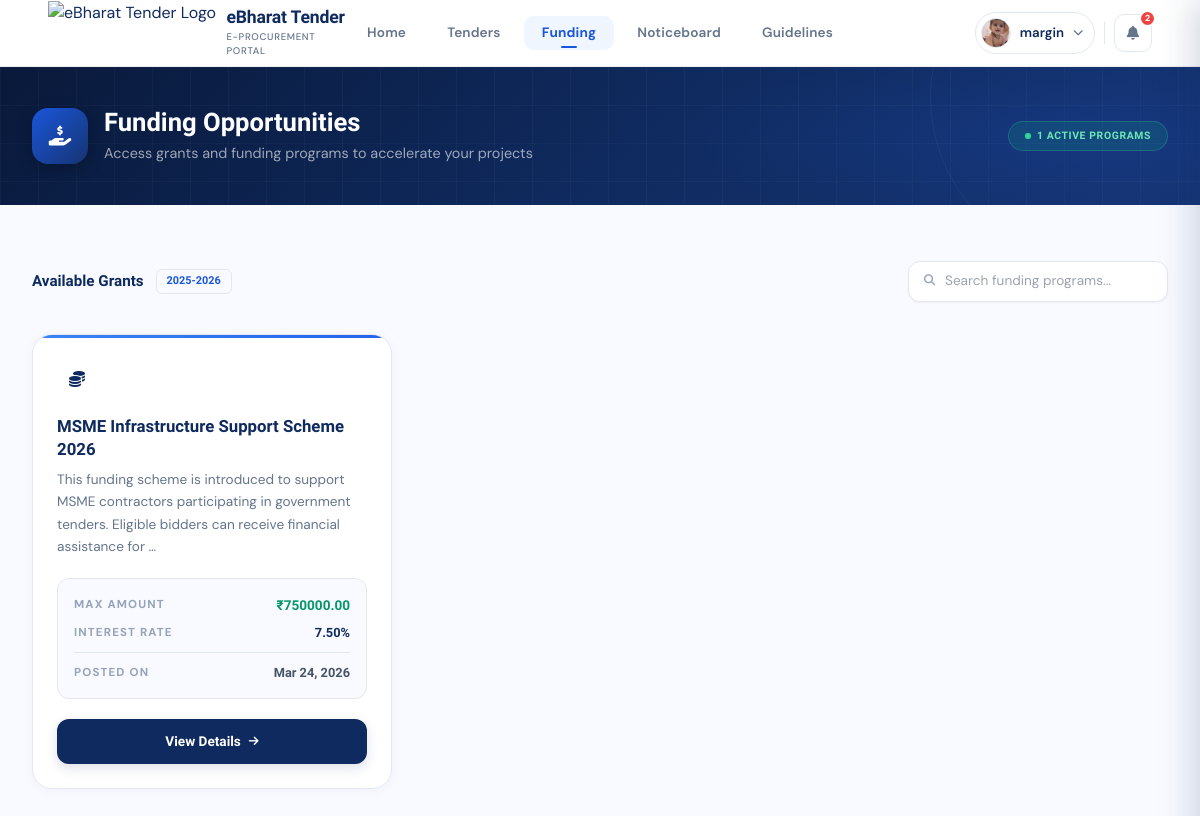
The app's page /funding/ (signed in) with its own data.
### accounts/models.py (models this page shows, shortened)
class UserProfile(models.Model):
    ROLE_CHOICES = (
        ('creator', 'Tender Creator / Department'),
        ('bidder', 'Bidder / Vendor'),
    )
    STATUS_CHOICES = (
        ('pending', 'Pending'),
        ('approved', 'Approved'),
        ('rejected', 'Rejected'),
    )
    user = models.OneToOneField(User, on_delete=models.CASCADE)
    full_name = models.CharField(max_length=150, blank=True, null=True)
    profile_pic = models.ImageField(upload_to='profile_pic/', null=True, blank=True)
    mobile = models.CharField(max_length=15, blank=True, null=True)
    address = models.TextField(blank=True, null=True)
    gov_id_type = models.CharField(max_length=50, blank=True, null=True)
    gov_id_number = models.CharField(max_length=50, blank=True, null=True)
    gov_id_upload = models.FileField(upload_to='gov_id/', blank=True, null=True)
    designation = models.CharField(max_length=100, blank=True, null=True)
    role = models.CharField(max_length=20, choices=ROLE_CHOICES, blank=True, null=True)
    status = models.CharField(
        max_length=20,
        choices=STATUS_CHOICES,
        default='pending'
    )
    admin_remark = models.TextField(blank=True, null=True)
    created_at = models.DateTimeField(auto_now_add=True)

### funding/models.py (models this page shows, shortened)
class Funding(models.Model):
    tender = models.ForeignKey(Tenderss, on_delete=models.SET_NULL, null=True, blank=True, related_name='fundings')
    title = models.CharField(max_length=255)
    description = models.TextField()
    interest_rate = models.DecimalField(max_digits=5, decimal_places=2, help_text="Annual interest rate in %")
    max_amount = models.DecimalField(max_digits=15, decimal_places=2)
    created_at = models.DateTimeField(auto_now_add=True)

### public/views.py (the view)
# urls.py: path('funding/', views.funding_list, name='funding_list'),
def funding(request):
    fundings = Funding.objects.all().order_by('-created_at')
    active_count = fundings.count()
    return render(request, 'funding.html', {'fundings': fundings, 'active_count': active_count})

### accounts/context_processors.py (called while the page is built)
def notifications(request):
    if request.user.is_authenticated:
        user_notifications = Notification.objects.filter(user=request.user).order_by('-created_at')
        unread_count = user_notifications.filter(is_read=False).count()
        return {
            'notifications': user_notifications,
            'unread_count': unread_count,
        }
    return {
        'notifications': [],
        'unread_count': 0,
    }

### public/templates/funding.html (shortened to what this page needs)
{% extends "base.html" %} {% load static %} {% block content %}
<div class="title-bar relative overflow-hidden"
     style="background: linear-gradient(135deg, #09193a 0%, #0f2a5e 52%, #163472 100%);">
  <div class="absolute inset-0 pointer-events-none"
       style="background: radial-gradient(ellipse 48% 100% at 88% 50%, rgba(26,86,219,0.17) 0%, transparent 68%);"></div>
  <div class="relative z-[1] max-w-[1280px] mx-auto px-4 sm:px-6 lg:px-8 py-8 sm:py-10">
    <div class="flex flex-col md:flex-row md:items-center justify-between gap-5">
      <div class="flex items-center gap-4 anim-1 min-w-0">
        <div class="w-12 h-12 sm:w-14 sm:h-14 rounded-2xl flex items-center justify-center
                    text-white text-[1.1rem] sm:text-[1.25rem] flex-shrink-0
                    shadow-[0_4px_16px_rgba(0,0,0,0.22)]"
             style="background: linear-gradient(135deg, #1a56db, #163472);">
          <i class="fas fa-hand-holding-usd"></i>
        </div>
        <div class="min-w-0">
          <h1 class="font-sora text-[1.3rem] sm:text-[1.6rem] font-extrabold text-white leading-tight mb-1">
            Funding Opportunities
          </h1>
          <p class="font-dmSans text-[0.82rem] sm:text-[0.9rem] text-white/60">
            Access grants and funding programs to accelerate your projects
          </p>
        </div>
      </div>
      <div class="anim-2">
        <span class="inline-flex items-center gap-[6px] px-4 py-[6px] rounded-full
                     font-sora text-[0.65rem] font-bold tracking-[0.06em] uppercase
                     bg-emerald-500/15 border border-emerald-400/25 text-emerald-300">
          <span class="relative flex h-[6px] w-[6px]">
            <span class="relative inline-flex h-[6px] w-[6px] rounded-full bg-emerald-400"></span>
          </span>
          {{ active_count }} Active Programs
        </span>
      </div>
    </div>
  </div>
</div>
<div class="bg-[#f8faff] min-h-screen">
  <div class="max-w-[1280px] mx-auto px-4 sm:px-6 lg:px-8 py-10 sm:py-14">
    <div class="flex flex-wrap items-center justify-between gap-4 mb-8 anim-1">
      <div class="flex items-center gap-3">
        <p class="font-sora text-[0.95rem] font-bold text-[#0f2a5e]">Available Grants</p>
        <span class="px-2.5 py-[3px] rounded-md bg-blue-50 border border-blue-100 text-[#1a56db] font-sora text-[0.68rem] font-bold">2025-2026</span>
      </div>
      <div class="flex items-center gap-2 w-full sm:w-auto">
        <div class="relative w-full sm:w-[260px]">
          <i class="fas fa-search absolute left-3 top-1/2 -translate-y-1/2 text-slate-400 text-[0.7rem] z-10 w-4 pl-1"></i>
          <input type="text" placeholder="Search funding programs..."
                 class="pl-9 pr-4 py-[0.6rem] bg-white border border-slate-200 rounded-xl text-[0.85rem] font-dmSans text-slate-600 focus:outline-none focus:border-blue-400 focus:ring-2 focus:ring-blue-100 transition-all w-full shadow-sm">
        </div>
      </div>
    </div>
    <div class="grid grid-cols-1 md:grid-cols-2 lg:grid-cols-3 gap-6 lg:gap-7">
      {% for funding in fundings %}
      <div class="card-hover-lift anim-card relative bg-white rounded-[1.25rem] border border-slate-200 flex flex-col
                  shadow-[0_2px_12px_rgba(15,42,94,0.04)] overflow-hidden">
        <div class="card-top-accent" style="background: linear-gradient(90deg, #3b82f6, #2563eb);"></div>
        <div class="p-6 flex flex-col flex-1">
          <div class="w-10 h-10 rounded-xl bg-blue-50 flex items-center justify-center text-blue-600 text-[1rem] mb-4">
            <i class="fas fa-coins"></i>
          </div>
          <h3 class="font-sora text-[1.05rem] font-extrabold text-[#0f2a5e] mb-2 leading-snug">{{ funding.title }}</h3>
          <p class="font-dmSans text-[0.85rem] text-slate-500 leading-relaxed mb-5 flex-1">
            {{ funding.description|truncatewords:20 }}
          </p>
          <div class="bg-[#f8faff] rounded-xl p-4 border border-blue-50 mb-5">
            <div class="flex items-center justify-between mb-2">
              <span class="font-dmSans text-[0.72rem] text-slate-400 uppercase tracking-widest font-bold">Max Amount</span>
              <span class="font-sora text-[0.85rem] font-extrabold text-emerald-600">₹{{ funding.max_amount }}</span>
            </div>
            <div class="flex items-center justify-between mb-2">
              <span class="font-dmSans text-[0.72rem] text-slate-400 uppercase tracking-widest font-bold">Interest Rate</span>
              <span class="font-sora text-[0.8rem] font-bold text-[#0f2a5e]">{{ funding.interest_rate }}%</span>
            </div>
            <div class="h-px w-full bg-slate-200 my-2.5"></div>
            <div class="flex items-center justify-between">
              <span class="font-dmSans text-[0.72rem] text-slate-400 uppercase tracking-widest font-bold">Posted On</span>
              <span class="font-sora text-[0.8rem] font-bold text-slate-600">{{ funding.created_at|date:"M d, Y" }}</span>
            </div>
          </div>
          <a href="{% url 'public:fundingDetails' funding.id %}" class="inline-flex items-center justify-center gap-2 w-full py-[0.75rem]
                             bg-[#0f2a5e] hover:bg-[#1a56db] text-white font-sora text-[0.85rem] font-bold rounded-xl
                             shadow-[0_4px_12px_rgba(15,42,94,0.15)] transition-all duration-200">
            <span>View Details</span> <i class="fas fa-arrow-right text-[0.7rem]"></i>
          </a>
        </div>
      </div>
      {% endfor %}
    </div>
  </div>
</div>
{% endblock %}

### public/templates/base.html (shortened to what this page needs)
{% load static %}
<!DOCTYPE html>
<html lang="en">
<head>
  <link href="https://cdnjs.cloudflare.com/ajax/libs/font-awesome/6.5.1/css/all.min.css" rel="stylesheet">
  <script src="https://cdn.tailwindcss.com"></script>
</head>
<body class="font-dmSans bg-surface text-navy min-h-screen">
<header class="sticky top-0 z-[100] bg-white/[0.98] backdrop-blur-[16px]
               border-b border-[rgba(15,42,94,0.08)] shadow-[0_1px_0_rgba(15,42,94,0.08)]">
  <div class="max-w-[1600px] w-full mx-auto px-6 lg:px-12 h-[66px] flex items-center justify-between">
    <a href="/" class="flex flex-1 items-center gap-[0.65rem] no-underline flex-shrink-0">
      <img src="{% static 'images/logo/logo-icon.png' %}"
           class="h-[65px] w-auto block flex-shrink-0" alt="eBharat Tender Logo">
      <div>
        <span class="font-sora font-extrabold text-[1.1rem] text-navy leading-tight tracking-[-0.01em] block">
          eBharat Tender
        </span>
        <span class="block text-[0.6rem] font-medium text-muted tracking-[0.07em] uppercase mt-px">
          e-Procurement Portal
        </span>
      </div>
    </a>
    <nav class="hidden md:flex flex-none items-center justify-center gap-[6px]">
      <a href="/" class="nav-link {% if request.path == '/' %}active{% endif %} px-[1.1rem] py-[0.45rem] rounded-[10px] text-[0.85rem] font-semibold text-muted no-underline tracking-[0.01em] whitespace-nowrap">
        Home
      </a>
      <a href="/tenders/" class="nav-link {% if '/tenders/' in request.path %}active{% endif %} px-[1.1rem] py-[0.45rem] rounded-[10px] text-[0.85rem] font-semibold text-muted no-underline tracking-[0.01em] whitespace-nowrap">
        Tenders
      </a>
      <a href="/funding/" class="nav-link {% if '/funding/' in request.path %}active{% endif %} px-[1.1rem] py-[0.45rem] rounded-[10px] text-[0.85rem] font-semibold text-muted no-underline tracking-[0.01em] whitespace-nowrap">
        Funding
      </a>
      <a href="/noticeboard/" class="nav-link {% if '/noticeboard/' in request.path %}active{% endif %} px-[1.1rem] py-[0.45rem] rounded-[10px] text-[0.85rem] font-semibold text-muted no-underline tracking-[0.01em] whitespace-nowrap">
        Noticeboard
      </a>
      <a href="/guidelines/" class="nav-link {% if '/guidelines/' in request.path %}active{% endif %} px-[1.1rem] py-[0.45rem] rounded-[10px] text-[0.85rem] font-semibold text-muted no-underline tracking-[0.01em] whitespace-nowrap">
        Guidelines
      </a>
    </nav>
    <div class="flex flex-1 items-center justify-end gap-[0.4rem]">
      {% if user.is_authenticated %}
      <div class="relative">
        <button id="profileBtn" aria-expanded="false"
                class="profile-btn flex items-center gap-[0.55rem] px-[0.7rem] py-[0.3rem] pl-[0.3rem]
                       rounded-full border-[1.5px] border-border bg-white cursor-pointer
                       transition-all duration-[0.18s]
                       hover:border-blue-light hover:bg-surface hover:shadow-[0_2px_8px_rgba(59,130,246,0.12)]">
          {% if user.userprofile.profile_pic %}
            <img src="{{ user.userprofile.profile_pic.url }}"
                 class="w-[30px] h-[30px] rounded-full object-cover border-[1.5px] border-border" alt="Profile">
          {% else %}
            <img src="{% static 'images/logo/default-profile.png' %}"
                 class="w-[30px] h-[30px] rounded-full object-cover border-[1.5px] border-border" alt="Profile">
          {% endif %}
          <span class="hidden sm:block text-[0.83rem] font-semibold text-navy
                       max-w-[120px] overflow-hidden text-ellipsis whitespace-nowrap">
            {{ user.username }}
          </span>
          <i class="fas fa-chevron-down profile-chevron text-[0.65rem] text-muted"></i>
        </button>
      </div>
      <div class="relative">
        <button id="notificationBtn" aria-label="Notifications"
                class="w-[38px] h-[38px] rounded-[10px] border-[1.5px] border-border bg-white
                       flex items-center justify-center text-muted text-[0.88rem] cursor-pointer
                       relative transition-all duration-[0.18s]
                       hover:border-blue-light hover:text-blue hover:bg-blue-50
                       hover:-translate-y-px hover:shadow-[0_2px_8px_rgba(59,130,246,0.15)]">
          <i class="fas fa-bell"></i>
          {% if unread_count > 0 %}
          <span id="notificationBadge"
                class="notif-badge absolute -top-[5px] -right-[5px]
                       bg-red-500 text-white text-[0.56rem] font-extrabold
                       min-w-[17px] h-[17px] rounded-[9px] flex items-center justify-center
                       px-[3px] border-2 border-white leading-none">
            {{ unread_count }}
          </span>
          {% endif %}
        </button>
      </div>
      {% endif %}
    </div>
  </div>
</header>
<main class="min-h-[70vh]">
  {% block content %}{% endblock %}
</main>
</body>
</html>

### public/templates/base.html (style rules this page uses)
*, *::before, *::after { box-sizing: border-box; margin: 0; padding: 0; }
body { -webkit-font-smoothing: antialiased; }
h1,h2,h3,h4,h5,h6 { font-family: 'Sora', sans-serif; }
.nav-link { position: relative; transition: color 0.2s ease, background-color 0.2s ease; }
.nav-link::after { content: ''; position: absolute; bottom: 2px; left: 50%; transform: translateX(-50%) scaleX(0); width: 80%; height: 2.5px; background: #1a56db; border-radius: 2px; transition: transform 0.3s cubic-bezier(0.16,1,0.3,1); transform-origin: center; }
.nav-link.active { color: #1a56db; font-weight: 700; background-color: #eff6ff; }
.nav-link.active::after { transform: translateX(-50%) scaleX(1); width: 16px; }
.notif-badge { animation: badge-pop 0.3s cubic-bezier(0.175,0.885,0.32,1.275); }
.profile-chevron { transition: transform 0.2s; }

### public/templates/funding.html (style rules this page uses)
.anim-1 { animation: fadeInUp 0.55s cubic-bezier(0.16,1,0.3,1) 0.05s both; }
.anim-2 { animation: fadeInUp 0.55s cubic-bezier(0.16,1,0.3,1) 0.12s both; }
.anim-card { animation: fadeInUp 0.55s cubic-bezier(0.16,1,0.3,1) both; }
.anim-card:nth-child(1) { animation-delay: 0.10s; }
.title-bar::before { content: ''; position: absolute; inset: 0; pointer-events: none; background-image: linear-gradient(rgba(255,255,255,0.028) 1px, transparent 1px), linear-gradient(90deg, rgba(255,255,255,0.028) 1px, transparent 1px); background-size: 38px 38px; }
.title-bar::after { content: ''; position: absolute; width: 340px; height: 340px; border-radius: 50%; border: 1px solid rgba(255,255,255,0.05); right: -70px; top: -140px; pointer-events: none; }
.card-top-accent { position: absolute; top: 0; left: 0; right: 0; height: 3px; border-radius: 0; }
.card-hover-lift { transition: transform 0.22s ease, box-shadow 0.22s ease, border-color 0.22s ease; }

### records on screen
Funding: title "MSME Infrastructure Support Scheme 2026", description "This funding scheme is introduced to support MSME contractors participating in government tenders. Eligible bidders can receive financial assistance for …", max_amount "750000.00", interest_rate "7.50", created_at "Mar 24, 2026"

### other values on screen
{{ user.username }} "margin"
{{ unread_count }} "2"
{{ active_count }} "1"
